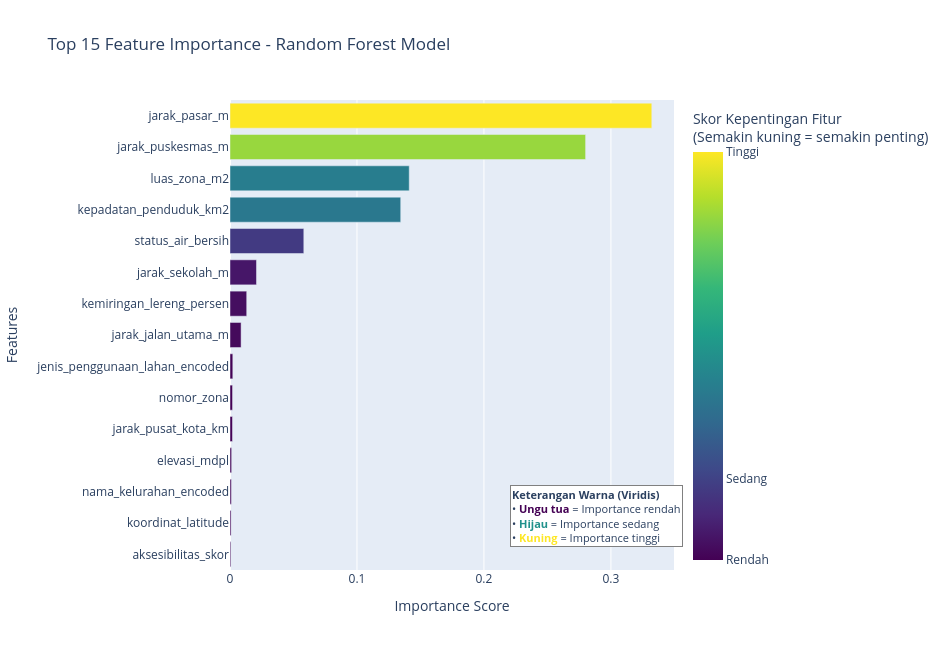
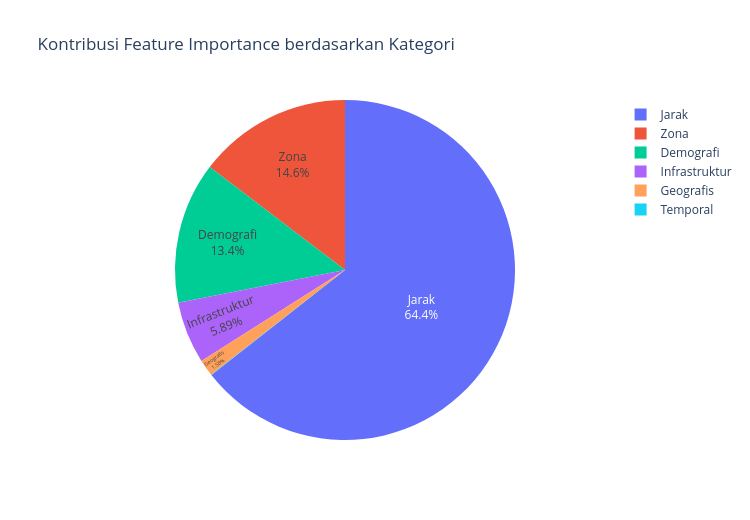

The code cell stored with these charts, in order, in its notebook:
### Code cell
# Cell 8: Feature Importance Analysis + Visualisasi (Dengan Keterangan Warna)

import pandas as pd
import plotly.express as px
import plotly.graph_objects as go
import json

print("🔍 Analisis Feature Importance...")

# Get feature importance
feature_importance = rf_model.feature_importances_
feature_names = feature_columns

# Create dataframe untuk feature importance
importance_df = pd.DataFrame({
    'feature': feature_names,
    'importance': feature_importance
}).sort_values('importance', ascending=True)

print(f"\n📊 TOP 10 MOST IMPORTANT FEATURES")
print("=" * 60)
top_features = importance_df.tail(10)
for i, (_, row) in enumerate(top_features.iterrows(), 1):
    print(f"{i:2d}. {row['feature']:<25}: {row['importance']:.4f}")

# =========================================================
# VISUALISASI FEATURE IMPORTANCE (TOP 15) + KETERANGAN WARNA
# =========================================================
top15_df = importance_df.tail(15)

fig_importance = px.bar(
    top15_df,
    x='importance',
    y='feature',
    orientation='h',
    title="Top 15 Feature Importance - Random Forest Model",
    labels={'importance': 'Importance Score', 'feature': 'Features'},
    color='importance',
    color_continuous_scale='viridis'
)

fig_importance.update_layout(
    xaxis_title="Importance Score",
    yaxis_title="Features",
    font=dict(size=12),
    width=950,
    height=650,
    yaxis={'categoryorder': 'total ascending'}
)

# Tambahkan keterangan warna pada colorbar (lebih jelas untuk pembaca)
fig_importance.update_coloraxes(
    colorbar=dict(
        title="Skor Kepentingan Fitur<br>(Semakin kuning = semakin penting)",
        tickmode="array",
        tickvals=[
            top15_df['importance'].min(),
            top15_df['importance'].mean(),
            top15_df['importance'].max()
        ],
        ticktext=[
            "Rendah",
            "Sedang",
            "Tinggi"
        ]
    )
)

# Tambahkan anotasi teks sebagai legenda penjelasan warna (opsional tapi membantu dosen)
fig_importance.add_annotation(
    text=(
        "<b>Keterangan Warna (Viridis)</b><br>"
        "• <span style='color:#440154'><b>Ungu tua</b></span> = Importance rendah<br>"
        "• <span style='color:#21918c'><b>Hijau</b></span> = Importance sedang<br>"
        "• <span style='color:#fde725'><b>Kuning</b></span> = Importance tinggi"
    ),
    xref="paper",
    yref="paper",
    x=1.02,
    y=0.05,
    showarrow=False,
    align="left",
    bordercolor="gray",
    borderwidth=1,
    bgcolor="white",
    font=dict(size=11)
)

fig_importance.show()


# =========================================================
# FEATURE IMPORTANCE BERDASARKAN KATEGORI
# =========================================================
feature_categories = {
    'Geografis': ['koordinat_latitude', 'koordinat_longitude', 'elevasi_mdpl', 'kemiringan_lereng_persen'],
    'Zona': ['nomor_zona', 'luas_zona_m2', 'nama_kelurahan_encoded', 'jenis_penggunaan_lahan_encoded'],
    'Jarak': ['jarak_pusat_kota_km', 'jarak_jalan_utama_m', 'jarak_sekolah_m', 'jarak_puskesmas_m', 'jarak_pasar_m'],
    'Infrastruktur': ['status_listrik', 'status_air_bersih', 'aksesibilitas_skor', 'aksesibilitas_kategori_encoded'],
    'Demografi': ['kepadatan_penduduk_km2'],
    'Temporal': ['tahun_data']
}

# Hitung importance per kategori
category_importance = {}
for category, features in feature_categories.items():
    total_importance = importance_df[importance_df['feature'].isin(features)]['importance'].sum()
    category_importance[category] = total_importance

cat_df = pd.DataFrame(list(category_importance.items()), columns=['Category', 'Total_Importance'])

fig_category = px.pie(
    cat_df,
    values='Total_Importance',
    names='Category',
    title="Kontribusi Feature Importance berdasarkan Kategori"
)

fig_category.update_traces(textposition='inside', textinfo='percent+label')
fig_category.update_layout(font=dict(size=12), width=750, height=520)
fig_category.show()


# =========================================================
# SAVE FEATURE IMPORTANCE DATA DAN VISUALIZATIONS
# =========================================================
importance_df.to_csv('flask_components/data/feature_importance.csv', index=False)

feature_importance_info = {
    'top_10_features': {
        row['feature']: float(row['importance'])
        for _, row in importance_df.tail(10).iterrows()
    },
    'category_importance': {k: float(v) for k, v in category_importance.items()},
    'all_features_importance': {
        row['feature']: float(row['importance'])
        for _, row in importance_df.iterrows()
    }
}

with open('flask_components/results/feature_importance_analysis.json', 'w', encoding='utf-8') as f:
    json.dump(feature_importance_info, f, indent=2)

fig_importance.write_html('flask_components/visualizations/feature_importance_bar.html')
fig_category.write_html('flask_components/visualizations/feature_importance_category.html')

print("📊 Feature importance analysis berhasil!")
print("💾 Feature importance data dan visualizations sudah disimpan!")

### Figure 1 — Plotly figure (JSON) as saved in the notebook; plotly's stock layout.template omitted (floating-point values rounded to 4 significant figures)
{"data": [{"hovertemplate": "Importance Score=%{marker.color}<br>Features=%{y}<extra></extra>", "legendgroup": "", "marker": {"color": [0.0006659, 0.0008472, 0.00108, 0.001287, 0.001946, 0.002001, 0.002216, 0.008733, 0.01316, 0.02087, 0.05813, 0.1345, 0.1412, 0.2801, 0.3322], "coloraxis": "coloraxis", "pattern": {"shape": ""}}, "name": "", "orientation": "h", "showlegend": false, "textposition": "auto", "type": "bar", "x": [0.0006659, 0.0008472, 0.00108, 0.001287, 0.001946, 0.002001, 0.002216, 0.008733, 0.01316, 0.02087, 0.05813, 0.1345, 0.1412, 0.2801, 0.3322], "xaxis": "x", "y": ["aksesibilitas_skor", "koordinat_latitude", "nama_kelurahan_encoded", "elevasi_mdpl", "jarak_pusat_kota_km", "nomor_zona", "jenis_penggunaan_lahan_encoded", "jarak_jalan_utama_m", "kemiringan_lereng_persen", "jarak_sekolah_m", "status_air_bersih", "kepadatan_penduduk_km2", "luas_zona_m2", "jarak_puskesmas_m", "jarak_pasar_m"], "yaxis": "y"}], "layout": {"annotations": [{"align": "left", "bgcolor": "white", "bordercolor": "gray", "borderwidth": 1, "font": {"size": 11}, "showarrow": false, "text": "<b>Keterangan Warna (Viridis)</b><br>• <span style='color:#440154'><b>Ungu tua</b></span> = Importance rendah<br>• <span style='color:#21918c'><b>Hijau</b></span> = Importance sedang<br>• <span style='color:#fde725'><b>Kuning</b></span> = Importance tinggi", "x": 1.02, "xref": "paper", "y": 0.05, "yref": "paper"}], "barmode": "relative", "coloraxis": {"colorbar": {"tickmode": "array", "ticktext": ["Rendah", "Sedang", "Tinggi"], "tickvals": [0.0006659, 0.06659, 0.3322], "title": {"text": "Skor Kepentingan Fitur<br>(Semakin kuning = semakin penting)"}}, "colorscale": [[0, "#440154"], [0.1111, "#482878"], [0.2222, "#3e4989"], [0.3333, "#31688e"], [0.4444, "#26828e"], [0.5556, "#1f9e89"], [0.6667, "#35b779"], [0.7778, "#6ece58"], [0.8889, "#b5de2b"], [1, "#fde725"]]}, "font": {"size": 12}, "height": 650, "legend": {"tracegroupgap": 0}, "title": {"text": "Top 15 Feature Importance - Random Forest Model"}, "width": 950, "xaxis": {"anchor": "y", "domain": [0, 1], "title": {"text": "Importance Score"}}, "yaxis": {"anchor": "x", "categoryorder": "total ascending", "domain": [0, 1], "title": {"text": "Features"}}}}

### Figure 2 — Plotly figure (JSON) as saved in the notebook; plotly's stock layout.template omitted (floating-point values rounded to 4 significant figures)
{"data": [{"domain": {"x": [0, 1], "y": [0, 1]}, "hovertemplate": "Category=%{label}<br>Total_Importance=%{value}<extra></extra>", "labels": ["Geografis", "Zona", "Jarak", "Infrastruktur", "Demografi", "Temporal"], "legendgroup": "", "name": "", "showlegend": true, "textinfo": "percent+label", "textposition": "inside", "type": "pie", "values": [0.01582, 0.1465, 0.6438, 0.0589, 0.1345, 0.0003716]}], "layout": {"font": {"size": 12}, "height": 520, "legend": {"tracegroupgap": 0}, "title": {"text": "Kontribusi Feature Importance berdasarkan Kategori"}, "width": 750}}
